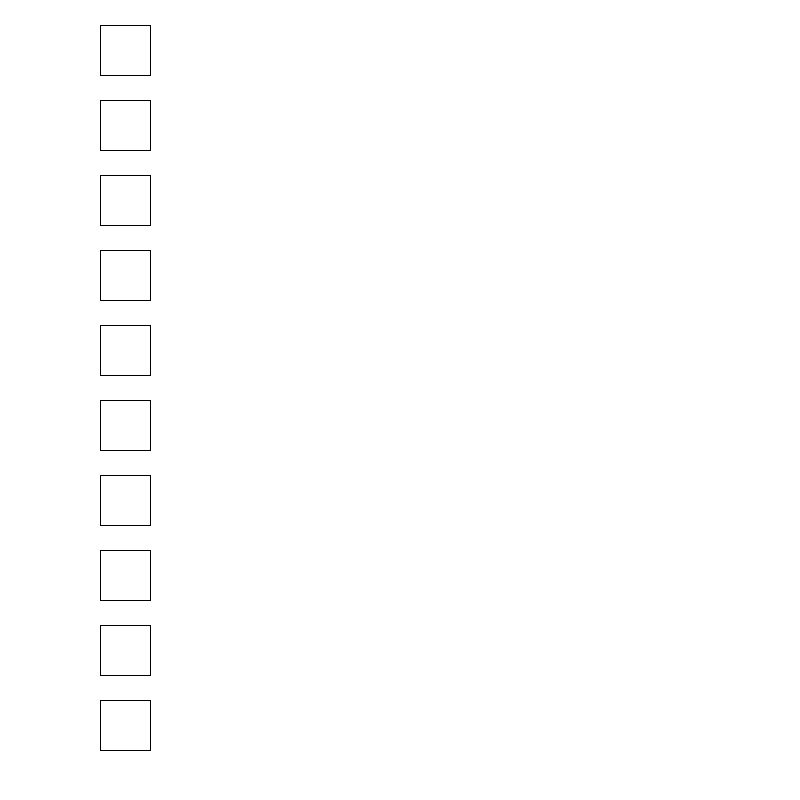
Frame 1 (no input)
Frame 60 (the mouse pressed at the canvas centre just before this capture): identical to frame 1, image omitted
Frame 120 (the mouse held since frame 60 and released just before this capture): identical to frame 1, image omitted

The Processing sketch that drew this single still picture (run headless with seeded random() and noise(); from frame 60 on, the mouse is pressed at the canvas centre):

// Processing sketch: toggleButtonArrayOOP
// ── toggleButtonArrayOOP.pde
ToggleButton[] buttons;
int numberOfButtons;

void setup() {
  size(800, 800);

  numberOfButtons = 10;
  buttons = new ToggleButton[numberOfButtons];

  for (int i=0; i<buttons.length; i++) {
    buttons[i] = new ToggleButton(100, i*75+25, 50, 50);
  }
}

void draw() {
  background(255);

  for (int i=0; i<buttons.length; i++) {
    buttons[i].display();
  }

  if (buttons[1].isSelected) {
    println("Music is on!");
  } else {
    println("Music is off.");
  }
}

void mouseClicked() {
  for (int i=0; i<buttons.length; i++) {
    buttons[i].checkIfClicked();
  }
}
// ── Button.pde
class ToggleButton {
  //data
  float x, y, buttonWidth, buttonHeight;
  float leftSide, rightSide, top, bottom;
  boolean isSelected;

  //constructor(s)
  ToggleButton(float _x, float _y, float _width, float _height) {
    x = _x;
    y = _y;
    buttonWidth = _width;
    buttonHeight = _height;
    
    isSelected = false;
    leftSide = x;
    rightSide = x + buttonWidth;
    top = y;
    bottom = y + buttonHeight;
  }

  //behaviour
  void display() {
    if (isSelected) {
      fill(255, 0, 0);
    } else {
      fill(255);
    }
    rect(x, y, buttonWidth, buttonHeight);
  }

  void checkIfClicked() {
    if (mouseIsOnButton()) {
      isSelected = !isSelected;
    }
  }

  boolean mouseIsOnButton() {
    return ((mouseX > leftSide) &&
      (mouseX < rightSide) &&
      (mouseY > top) &&
      (mouseY < bottom));
  }
}
